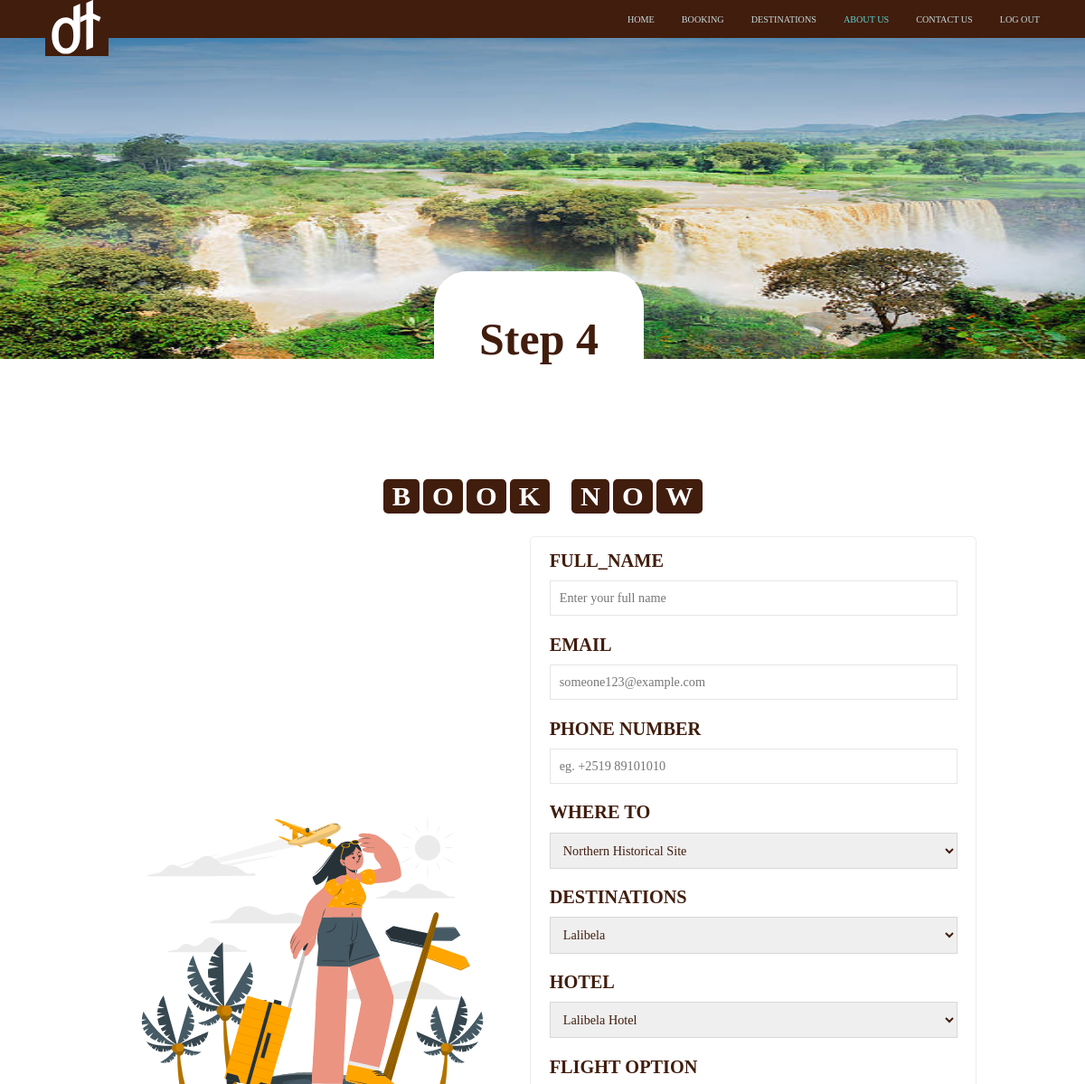
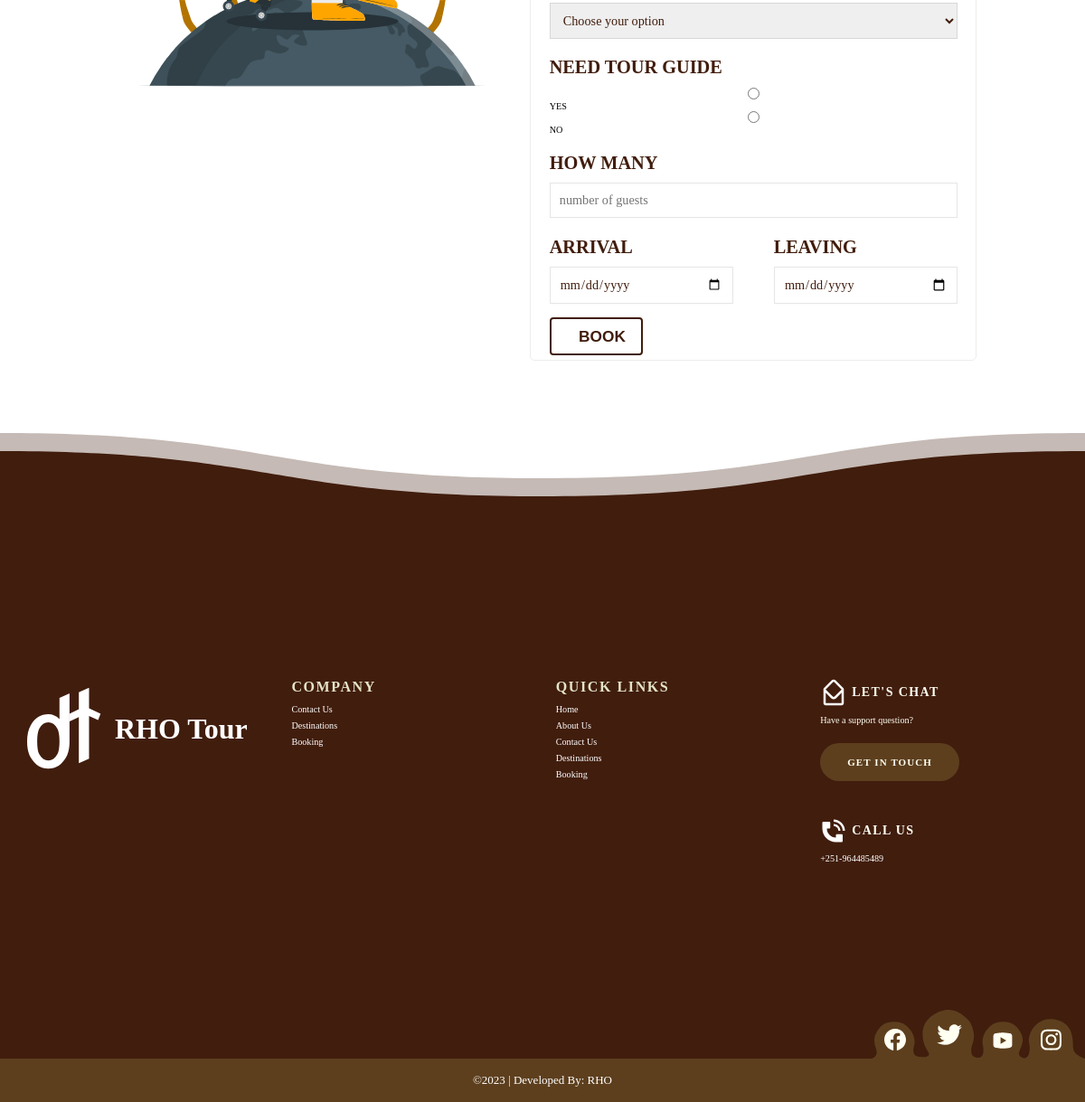
The app's page /screens/booking4.php?hotel_id=14 (signed in) with its own data (2 pictures, top to bottom).
### tables this page shows
CREATE TABLE `tours` (
  `id` int(10) UNSIGNED NOT NULL,
  `tour_name` varchar(255) NOT NULL,
  `tour_description` varchar(3500) DEFAULT NULL,
  `image_name` varchar(255) DEFAULT NULL,
  `featured` varchar(10) NOT NULL,
  `active` varchar(10) NOT NULL,
  `image2_name` varchar(255) DEFAULT NULL
);

CREATE TABLE `destination` (
  `id` int(10) UNSIGNED NOT NULL,
  `destination_name` varchar(255) NOT NULL,
  `image_name` varchar(255) NOT NULL,
  `tours_id` int(10) UNSIGNED NOT NULL,
  `location` varchar(255) NOT NULL,
  `description` varchar(1500) NOT NULL,
  `featured` varchar(10) NOT NULL,
  `active` varchar(10) NOT NULL,
  `image2_name` varchar(255) DEFAULT NULL
);

CREATE TABLE `tbl_hotel` (
  `id` int(10) NOT NULL,
  `hotel_name` varchar(255) NOT NULL,
  `hotel_desc` varchar(1000) NOT NULL,
  `destination_id` int(10) NOT NULL,
  `image_name` varchar(255) NOT NULL,
  `price_range` varchar(255) NOT NULL,
  `rating` varchar(100) NOT NULL,
  `featured` varchar(10) NOT NULL,
  `active` varchar(10) NOT NULL
);

### screens/booking4.php (the view, shortened to what this page needs)
<?php include('../config/constant.php'); ?>
<?php
if(isset($_GET['hotel_id']))
{
    $hotel_id=$_GET['hotel_id'];
$sql="SELECT*FROM tbl_hotel WHERE id = $hotel_id ";
$res=mysqli_query($conn,$sql);
$row=mysqli_fetch_assoc($res);
$hotel_name=$row['hotel_name'];
$destination_id=$row['destination_id'];
$sql2="SELECT*FROM destination WHERE id = $destination_id ";
$res2=mysqli_query($conn,$sql2);
$row2=mysqli_fetch_assoc($res2);
$destination_name=$row2['destination_name'];
$tours_id=$row2['tours_id'];
$sql3="SELECT*FROM tours WHERE id = $tours_id ";
$res3=mysqli_query($conn,$sql3);
$row3=mysqli_fetch_assoc($res3);
$tour_name=$row3['tour_name'];
}
?>
<!DOCTYPE html>
<html  lang="en">
  <head>
	<link rel="stylesheet" href="../css/booking.css" />
	<link rel="stylesheet" href="../css/navbar.css" />
	<link rel="stylesheet" href="../css/footer.css" />
  <link rel="stylesheet" href="../css/contact-us.css" />
	</head>
  <body>
  <div class="navbar">
        <div class="nav-bar-components">
            <a href="/index.html">
              <div class="comp-logo">
              </div>
            </a>
            <div class="tab-container">
                <ul class="tabs">
                    <li><a href="home.php">Home</a></li>
                    <li><a href="booking.php">Booking</a></li>
                    <li><a href="destinations.php" >Destinations</a></li>
                    <li><a href="about-us.php" id="selected">About Us</a></li>
					<li><a href="contact-us.php" >Contact Us</a></li>
                    <li><a href="logout.php">LOG OUT</a></li>
                </ul>
            </div>
        </div>
    </div>
    <div class="background">
    <img src="../assets/images/tisabbay1.jpg" alt="for aboutus" class="background-img">
            <div class="about-container">
                <h1 class="text-one">Step 4</h1>
            </div>
   </div>
   <br><br><br><br>
   <br><br><br><br>
	  <div class="dada">
	  <div class="booking-form" id="booking-form">
			<section class="book" id="book">
					<h2 class="heading">
						<span>B</span>
						<span>O</span>
						<span>O</span>
						<span>K</span>
						<span class="space"></span>
						<span>N</span>
						<span>O</span>
						<span>W</span>
					</h2>
					<div class="row">
						<div class="image">
							<img src="/assets/images/book-img.svg" alt="">
						</div>
						<form action="" method="POST" style="height: 100%">
						<div class="inputBox">
						<h3>FULL_NAME</h3>
						<input type="text" id="full-name" name="name" placeholder="Enter your full name" minlength="5"
                maxlength="100" pattern="^[a-zA-Z]{3,30}$" title="use more than three alphabet letters" required />
                        </div>
						<div class="inputBox">
						<h3>EMAIL</h3>
						<input type="email" id="email" name="email" placeholder="someone123@example.com"
                pattern="^[a-zA-Z0-9_]+@[a-zA-Z]+[.]+com$" title="enter a valid email address eg.someone1234@gmail.com"
                required />
                        </div>
						<div class="inputBox">
						<h3>PHONE NUMBER</h3>
						<input type="tel" id="phone-number" name="phone_no" placeholder="eg. +2519 89101010"
                title="please enter the country code and space and the rest digits" pattern="^[+]+[0-9]{3} [0-9]{9}$"
                required />
                        </div>
							<div class="inputBox">
								<h3>WHERE TO</h3>
								<select id="tour_name" name="tour_name" required>
									<option value="<?php echo $tour_name ?>"><?php echo $tour_name ?></option>
							  </select>
							</div>
							<div class="inputBox">
								<h3>DESTINATIONS</h3>
								<select id="tour_name" name="destination_name" required>
									<option value="<?php echo $destination_name ?>"><?php echo $destination_name ?></option>
							  </select>
							</div>
							<div class="inputBox">
								<h3>HOTEL</h3>
									<select id="hotel_name" name="hotel_name" required>
									<option value="<?php echo $hotel_name ?>"><?php echo $hotel_name ?></option>
							  </select>
							</div>
                            <div class="inputBox">
								<h3>FLIGHT OPTION</h3>
								<select name="options" required>
							       	<option value="">Choose your option</option>
								</select>
							</div>
                            <div class="inputBox">
								<h3>NEED TOUR GUIDE</h3>
									<input type="radio" name="guide" value="YES">YES</input>
                                    <input type="radio" name="guide"value="NO">NO</input>
							</div>
							<div class="inputBox">
								<h3>HOW MANY</h3>
								<input type="number" name="guests" id="guests" placeholder="number of guests" required>
							</div>
							<div class="inputBox" style="display: inline-block;float: left;width: 45%">
								<h3>ARRIVAL</h3>
								<input type="date" name="arrival" id="arrivals">
							</div>
							<div class="inputBox" style="display:inline-block;width: 45%;float: right">
								<h3>LEAVING</h3>
								<input type="date" name="leaving" id="leaving" required>
							</div>
							<input type="submit" class="booking" name="book" value="BOOK" style="margin-bottom:5px">
						</form>
					</div>
			</section>
		</div>
    <div class="pg-footer">
               <footer class="footer">
                 <div class="footer-content">
                  <div class="footer-content-column">
                    <div class="footer-logo-container">
                      <div class="footer-logo">
                        <a class="footer-logo-link" href="#">
                          <div class="namelogo">
                            <h1 class="company-name">RHO Tour</h1>
                          </div>
                        </a>
                      </div>
                    </div>
                  </div>
                  <div class="footer-content-column">
                    <div class="footer-menu">
                      <h2 class="footer-menu-name"> Company</h2>
                      <ul id="menu-company" class="footer-menu-list">
                        <li class="menu-item menu-item-type-post_type menu-item-object-page">
                          <a href="contact-us.php" data-replace="Contact Us"><span>Contact Us</span></a>
                        </li>
                        <li class="menu-item menu-item-type-taxonomy menu-item-object-category">
                          <a href="destinations.php" data-replace="Destinations"><span>Destinations</span></a>
                        </li>
                        <li class="menu-item menu-item-type-post_type menu-item-object-page">
                          <a href="booking.php" data-replace="Booking"><span>Booking</span></a>
                        </li>
                      </ul>
                    </div>
                  </div>
                  <div class="footer-content-column">
                    <div class="footer-menu">
                      <h2 class="footer-menu-name"> Quick Links</h2>
                      <ul id="menu-quick-links" class="footer-menu-list">
                        <li class="menu-item menu-item-type-custom menu-item-object-custom">
                          <a href="../index.php" data-replace="Home"><span>Home</span></a>
                        </li>
                        <li class="menu-item menu-item-type-custom menu-item-object-custom">
                          <a href="about-us.php" data-replace="About Us"><span>About Us</span></a>
                        </li>
                        <li class="menu-item menu-item-type-post_type menu-item-object-page">
                          <a href="contact-us.php" data-replace="Contact Us"><span>Contact Us</span></a>
                        </li>
                        <li class="menu-item menu-item-type-post_type menu-item-object-page">
                          <a href="destinations.php" data-replace="Destinations"><span>Destinations</span></a>
                        </li>
                        <li class="menu-item menu-item-type-post_type_archive menu-item-object-customer">
                          <a href="booking.php" data-replace="Booking"><span>Booking</span></a></li>
                      </ul>
                    </div>
                  </div>
                  <div class="footer-content-column">
                    <div class="footer-call-to-action">
                      <div class="footer-call-to-action-chat">
                        <h2 class="footer-call-to-action-title"> Let's Chat</h2>
                      </div>
                      <p class="footer-call-to-action-description"> Have a support question?</p>
                      <a class="footer-call-to-action-button button" href="contact-us.php" > Get in Touch </a>
                    </div>
                    <div class="footer-call-to-action">
                      <div class="footer-call-to-action-chat">
                        <h2 class="footer-call-to-action-title">Call Us</h2>
                      </div>
                      <p class="footer-call-to-action-link-wrapper"> <a class="footer-call-to-action-link"
                          href="tel:+251 964485489" target="_self"> +251-964485489 </a></p>
                    </div>
                  </div>
                  <div class="footer-social-links">
                    <a class="footer-social-link facebook" href="#" target="_blank">
                    </a>
                    <a class="footer-social-link twitter" href="#" target="_blank">
                    </a>
                    <a class="footer-social-link youtube" href="#" target="_blank">
                    </a>
                    <a class="footer-social-link instagram" href="#" target="_blank">
                    </a>
                  </div>
                </div>
                <div class="footer-copyright">
                  <div class="footer-copyright-wrapper">
                    <p class="footer-copyright-text">
                      <a class="footer-copyright-link" href="#" target="_self"> ©2023 | Developed By: RHO</a>
                    </p>
                  </div>
                </div>
                 </footer>
                 </div>
	</div>
  </body>
</html>

### css/booking.css (style rules this page uses)
body { margin: 0; padding: 0; }
html { font-size: 63.5%; overflow-x: hidden; scroll-padding-top: 6rem; scroll-behavior: smooth; }
section { margin-top: 20px; padding: 0 10%; }
.book .row { margin-top: 0; display: flex; flex-wrap: wrap; gap:1.5rem; align-items: center; }
.book .row .image { flex:1 1 40rem; }
.book .row .image img { height:100%; }
.book .row form { border: 1px solid rgb(238, 237, 236); flex:1 1 40rem; padding: 0 2rem; border-radius: .5rem; }
.book .row form .inputBox { padding:.5rem 0; }
.book .row form .inputBox input, select { box-sizing: border-box; width:100%; padding:1rem; border:.1rem solid rgba(0,0,0,.1); font-size: 1.4rem; color:#411D0D; font-family: 'poppins'; text-transform: none; margin: 0; }
.book .row form .inputBox h3 { font-size: 2rem; padding:1rem 0; color:#411D0D; font-family: 'poppins'; }
select option { margin: 40px; background: white; color: #411D0D; }
.booking { display: inline-block; margin-top: 1rem; background-color:white; color:#411D0D; width: 6em; padding:.8rem 3rem; border:.2rem solid ; cursor: pointer; font-size: 1.7rem; font-weight: bold; border-radius: 4px; transition: background-color 0.15s,color 0.15s,border 0.15s; -webkit-transition: background-color 0.15s,color 0.15s,border 0.15s; -moz-transition: background-color 0.15s,color 0.15s,border 0.15s; -ms-transition: background-color 0.15s,color 0.15s,border 0.15s; -o-transition: background-color 0.15s,color 0.15s,border 0.15s; }
.heading { font-family: 'poppins'; font-weight: 600; text-align: center; padding:2.5rem 0; }
.heading span { font-size: 3rem; background : #411D0D; color: white; border-radius: .5rem; padding:.2rem 1rem; }
.heading span.space { background : none; }

### css/navbar.css (style rules this page uses)
* { margin: 0px; padding: 0px; }
.navbar { background-color: #411D0D; font-family: 'poppins'; }
.nav-bar-components { display: flex; align-items: center; justify-content: space-between; margin: 0px 50px; }
.comp-logo { background-color: #411D0D; margin-bottom: -20px; }
.comp-logo svg { height: 60px; width: 70px; }
.tabs { display: flex; gap: 30px; list-style-type: none; }
.tabs li a { text-decoration: none; text-transform: uppercase; color: #c7dcdc; font-weight: 500; }
.tabs li a#selected { color: #5dd5d3; }

### css/contact-us.css (style rules this page uses)
.background-img { position: relative; width: 100%; height: 355px; z-index: -1; }
.about-container { position: absolute; display: flex; margin-left: 40%; justify-content: center; align-items: center; padding: 25px 50px; height: 100px; top: 300px; background: #FFFFFF; border-radius: 37px 37px 0px 0px; -webkit-border-radius: 37px 37px 0px 0px; -moz-border-radius: 37px 37px 0px 0px; -ms-border-radius: 37px 37px 0px 0px; -o-border-radius: 37px 37px 0px 0px; }
.text-one { font-family: 'Poppins'; font-weight: 700; font-size: 50px; color: #411D0D; font-style: normal; display: flex; align-items: center; }

### records on screen
tours: tour_name "Northern Historical Site"
destination: destination_name "Lalibela"
tbl_hotel: hotel_name "Lalibela Hotel"
